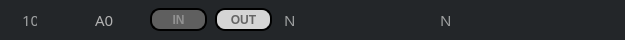
    <widget class="QGroupBox" name="groupBox_12">
     <property name="geometry">
      <rect>
       <x>10</x>
       <y>462</y>
       <width>625</width>
       <height>40</height>
      </rect>
     </property>
     <property name="styleSheet">
      <string notr="true">background-color: rgb(35, 38, 41);
border: 1px solid rgb(35, 38, 41);
border-radius: 17px
</string>
     </property>
     <property name="title">
      <string/>
     </property>
     <widget class="QLabel" name="Caridlb_10">
      <property name="geometry">
       <rect>
        <x>17</x>
        <y>12</y>
        <width>21</width>
        <height>16</height>
       </rect>
      </property>
      <property name="font">
       <font>
        <family>AppleSDGothicNeoB00</family>
        <pointsize>11</pointsize>
        <weight>50</weight>
        <bold>false</bold>
       </font>
      </property>
      <property name="styleSheet">
       <string notr="true">color: rgb(159, 161, 162);
</string>
      </property>
      <property name="text">
       <string>10</string>
      </property>
     </widget>
     <widget class="QLabel" name="Caridlb_a0">
      <property name="geometry">
       <rect>
        <x>90</x>
        <y>12</y>
        <width>31</width>
        <height>16</height>
       </rect>
      </property>
      <property name="font">
       <font>
        <family>AppleSDGothicNeoB00</family>
        <pointsize>11</pointsize>
        <weight>50</weight>
        <bold>false</bold>
       </font>
      </property>
      <property name="styleSheet">
       <string notr="true">color: rgb(177, 177, 177);</string>
      </property>
      <property name="text">
       <string>A0</string>
      </property>
     </widget>
     <widget class="QPushButton" name="CarID10btIN">
      <property name="geometry">
       <rect>
        <x>150</x>
        <y>8</y>
        <width>57</width>
        <height>23</height>
       </rect>
      </property>
      <property name="font">
       <font>
        <weight>75</weight>
        <bold>true</bold>
       </font>
      </property>
      <property name="styleSheet">
       <string notr="true">QPushButton#CarID10btIN{
	background-color: rgb(95, 95, 95);
	color : rgb(146,146,146);
	border: 2px solid rgb(0,0,0);
	border-radius: 10px
}
</string>
      </property>
      <property name="text">
       <string>IN</string>
      </property>
     </widget>
     <widget class="QLabel" name="A0Carnamelb">
      <property name="geometry">
       <rect>
        <x>435</x>
        <y>12</y>
        <width>139</width>
        <height>16</height>
       </rect>
      </property>
      <property name="font">
       <font>
        <family>AppleSDGothicNeoB00</family>
        <pointsize>11</pointsize>
       </font>
      </property>
      <property name="styleSheet">
       <string notr="true">color: rgb(159, 161, 162);</string>
      </property>
      <property name="text">
       <string>N</string>
      </property>
     </widget>
     <widget class="QLabel" name="A0timerlb">
      <property name="geometry">
       <rect>
        <x>279</x>
        <y>12</y>
        <width>56</width>
        <height>16</height>
       </rect>
      </property>
      <property name="font">
       <font>
        <family>AppleSDGothicNeoB00</family>
        <pointsize>11</pointsize>
       </font>
      </property>
      <property name="styleSheet">
       <string notr="true">color: rgb(159, 161, 162);</string>
      </property>
      <property name="text">
       <string>N</string>
      </property>
     </widget>
     <widget class="QPushButton" name="CarID10btOut">
      <property name="geometry">
       <rect>
        <x>215</x>
        <y>8</y>
        <width>57</width>
        <height>23</height>
       </rect>
      </property>
      <property name="font">
       <font>
        <weight>75</weight>
        <bold>true</bold>
       </font>
      </property>
      <property name="styleSheet">
       <string notr="true">QPushButton#CarID10btOut{
	background-color: rgb(213, 213, 213);
	color : rgb(101,101,101);
	border: 2px solid rgb(0,0,0);
	border-radius: 10px
}</string>
      </property>
      <property name="text">
       <string>OUT</string>
      </property>
     </widget>
     <widget class="QLabel" name="Car10Statelb">
      <property name="geometry">
       <rect>
        <x>348</x>
        <y>10</y>
        <width>31</width>
        <height>21</height>
       </rect>
      </property>
      <property name="text">
       <string/>
      </property>
     </widget>
    </widget>
